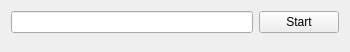
<?xml version="1.0" encoding="UTF-8"?>
<ui version="4.0">
 <class>NewAlarmWindow</class>
 <widget class="QWidget" name="NewAlarmWindow">
  <property name="geometry">
   <rect>
    <x>0</x>
    <y>0</y>
    <width>350</width>
    <height>52</height>
   </rect>
  </property>
  <property name="minimumSize">
   <size>
    <width>350</width>
    <height>0</height>
   </size>
  </property>
  <property name="windowTitle">
   <string>New alarm</string>
  </property>
  <layout class="QGridLayout" name="gridLayout">
   <item row="0" column="0">
    <widget class="QLineEdit" name="lineEdit">
     <property name="baseSize">
      <size>
       <width>350</width>
       <height>0</height>
      </size>
     </property>
    </widget>
   </item>
   <item row="0" column="1">
    <widget class="QPushButton" name="startAlarmButton">
     <property name="text">
      <string>Start</string>
     </property>
    </widget>
   </item>
   <item row="1" column="0" colspan="2">
    <spacer name="verticalSpacer">
     <property name="orientation">
      <enum>Qt::Vertical</enum>
     </property>
     <property name="sizeHint" stdset="0">
      <size>
       <width>20</width>
       <height>5</height>
      </size>
     </property>
    </spacer>
   </item>
  </layout>
 </widget>
 <layoutdefault spacing="6" margin="11"/>
 <resources/>
 <connections/>
</ui>
